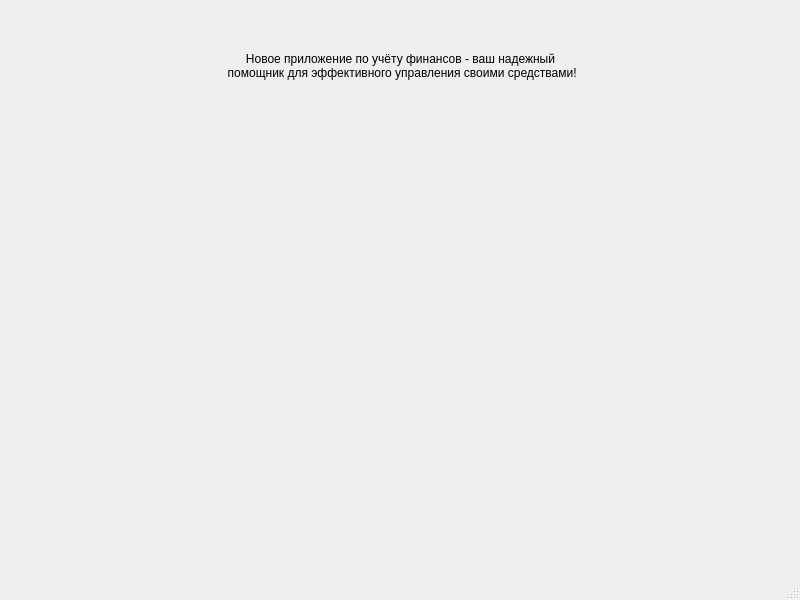
<?xml version="1.0" encoding="UTF-8"?>
<ui version="4.0">
 <class>AboutUs</class>
 <widget class="QMainWindow" name="AboutUs">
  <property name="geometry">
   <rect>
    <x>0</x>
    <y>0</y>
    <width>800</width>
    <height>600</height>
   </rect>
  </property>
  <property name="windowTitle">
   <string>MainWindow</string>
  </property>
  <widget class="QWidget" name="centralwidget">
   <widget class="QLabel" name="label">
    <property name="geometry">
     <rect>
      <x>190</x>
      <y>30</y>
      <width>421</width>
      <height>71</height>
     </rect>
    </property>
    <property name="text">
     <string>Новое приложение по учёту финансов - ваш надежный 
 помощник для эффективного управления своими средствами!</string>
    </property>
    <property name="alignment">
     <set>Qt::AlignCenter</set>
    </property>
   </widget>
  </widget>
  <widget class="QMenuBar" name="menubar">
   <property name="geometry">
    <rect>
     <x>0</x>
     <y>0</y>
     <width>800</width>
     <height>21</height>
    </rect>
   </property>
  </widget>
  <widget class="QStatusBar" name="statusbar"/>
 </widget>
 <resources/>
 <connections/>
</ui>
